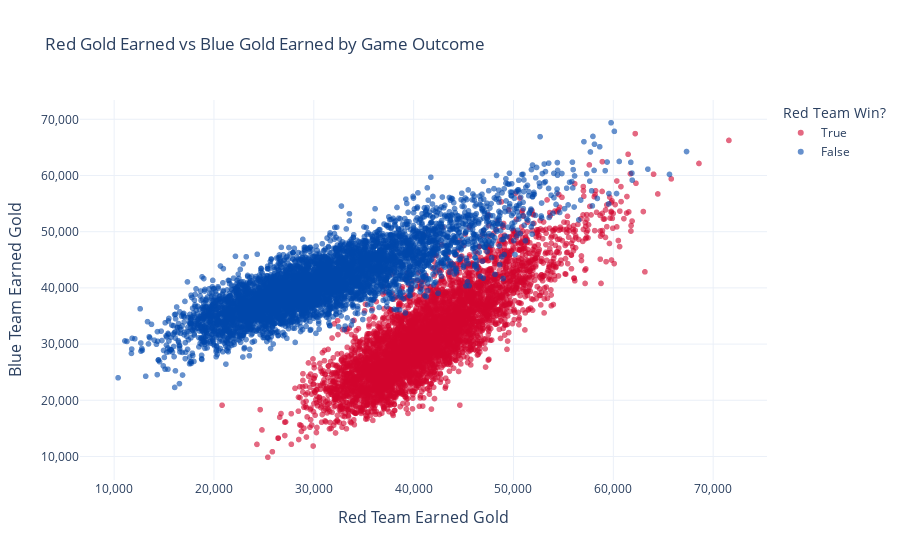

Write notebook code for a chart like this one.
### Code cell
# Creating a copy df
gold_stats = team_df.copy()[['gameid', 'earnedgold', 'side', 'result']]

gold_stats['red_win'] = ((gold_stats['result'] == 1) & ((gold_stats['side'] == 'Red')))
red_side_gold = gold_stats.loc[gold_stats['side'] == 'Red', ['gameid', 'earnedgold', 'red_win']]
blue_side_gold =  gold_stats.loc[gold_stats['side'] == 'Blue', ['gameid', 'earnedgold']]
gold_final = red_side_gold.merge(blue_side_gold, on='gameid', suffixes=('_red', '_blue'))

fig = px.scatter(
    gold_final,
    x='earnedgold_red',
    y='earnedgold_blue',
    color='red_win',
    color_discrete_map={True: '#D2042D', False: '#0047AB'},
    opacity=0.6,
    hover_data={
        'earnedgold_red': ':.0f',
        'earnedgold_blue': ':.0f',
        'red_win': True
    },
    labels={
        'earnedgold_red': 'Red Team Gold',
        'earnedgold_blue': 'Blue Team Gold',
        'red_win': 'Red Team Won'
    },
    title='Red Gold Earned vs Blue Gold Earned by Game Outcome'
)

fig.update_traces(marker=dict(size=6))

fig.update_layout(
    template='plotly_white', 
    xaxis=dict(title='Red Team Earned Gold', tickformat=',', title_font_size=16),
    yaxis=dict(title='Blue Team Earned Gold', tickformat=',', title_font_size=16),
    legend_title_text='Red Team Win?',
    legend=dict(font=dict(size=12))
)

fig.show()

### Figure 1 — Plotly figure (JSON) as saved in the notebook; plotly's stock layout.template omitted (floating-point values rounded to 4 significant figures; data arrays with more than 128 entries replaced by an {"elided": "..."} marker saying what was removed)
{"data": [{"customdata": {"elided": "5082x1 bool values"}, "hovertemplate": "Red Team Won=%{customdata[0]}<br>Red Team Gold=%{x:.0f}<br>Blue Team Gold=%{y:.0f}<extra></extra>", "legendgroup": "True", "marker": {"color": "#D2042D", "opacity": 0.6, "size": 6, "symbol": "circle"}, "mode": "markers", "name": "True", "showlegend": true, "type": "scattergl", "x": {"elided": "5082 int values"}, "xaxis": "x", "y": {"elided": "5082 int values"}, "yaxis": "y"}, {"customdata": {"elided": "5574x1 bool values"}, "hovertemplate": "Red Team Won=%{customdata[0]}<br>Red Team Gold=%{x:.0f}<br>Blue Team Gold=%{y:.0f}<extra></extra>", "legendgroup": "False", "marker": {"color": "#0047AB", "opacity": 0.6, "size": 6, "symbol": "circle"}, "mode": "markers", "name": "False", "showlegend": true, "type": "scattergl", "x": {"elided": "5574 int values"}, "xaxis": "x", "y": {"elided": "5574 int values"}, "yaxis": "y"}], "layout": {"legend": {"font": {"size": 12}, "title": {"text": "Red Team Win?"}, "tracegroupgap": 0}, "title": {"text": "Red Gold Earned vs Blue Gold Earned by Game Outcome"}, "xaxis": {"anchor": "y", "domain": [0, 1], "tickformat": ",", "title": {"font": {"size": 16}, "text": "Red Team Earned Gold"}}, "yaxis": {"anchor": "x", "domain": [0, 1], "tickformat": ",", "title": {"font": {"size": 16}, "text": "Blue Team Earned Gold"}}}}
